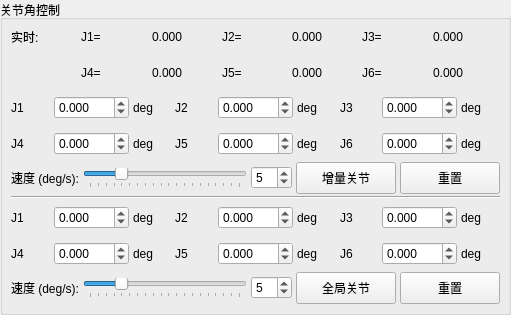
       <widget class="QGroupBox" name="robotJointGroup">
        <property name="geometry">
         <rect>
          <x>4</x>
          <y>378</y>
          <width>511</width>
          <height>315</height>
         </rect>
        </property>
        <property name="title">
         <string>关节角控制</string>
        </property>
        <layout class="QVBoxLayout" name="robotJointGroupLayout">
         <property name="spacing">
          <number>2</number>
         </property>
         <property name="leftMargin">
          <number>8</number>
         </property>
         <property name="topMargin">
          <number>0</number>
         </property>
         <property name="rightMargin">
          <number>8</number>
         </property>
         <property name="bottomMargin">
          <number>8</number>
         </property>
         <item>
          <layout class="QHBoxLayout" name="jointPoseRow_123">
           <property name="spacing">
            <number>3</number>
           </property>
           <item>
            <widget class="QLabel" name="jointCurrentTitle">
             <property name="text">
              <string>实时:</string>
             </property>
            </widget>
           </item>
           <item>
            <widget class="QLabel" name="jointLabel_J1_current">
             <property name="text">
              <string>J1=</string>
             </property>
            </widget>
           </item>
           <item>
            <widget class="QLabel" name="jointValue_J1">
             <property name="minimumSize">
              <size>
               <width>28</width>
               <height>0</height>
              </size>
             </property>
             <property name="text">
              <string>0.000</string>
             </property>
            </widget>
           </item>
           <item>
            <widget class="QLabel" name="jointLabel_J2_current">
             <property name="text">
              <string>J2=</string>
             </property>
            </widget>
           </item>
           <item>
            <widget class="QLabel" name="jointValue_J2">
             <property name="minimumSize">
              <size>
               <width>28</width>
               <height>0</height>
              </size>
             </property>
             <property name="text">
              <string>0.000</string>
             </property>
            </widget>
           </item>
           <item>
            <widget class="QLabel" name="jointLabel_J3_current">
             <property name="text">
              <string>J3=</string>
             </property>
            </widget>
           </item>
           <item>
            <widget class="QLabel" name="jointValue_J3">
             <property name="minimumSize">
              <size>
               <width>28</width>
               <height>0</height>
              </size>
             </property>
             <property name="text">
              <string>0.000</string>
             </property>
            </widget>
           </item>
          </layout>
         </item>
         <item>
          <layout class="QHBoxLayout" name="jointPoseRow_456">
           <property name="spacing">
            <number>3</number>
           </property>
           <item>
            <widget class="QLabel" name="jointCurrentTitleSpacer">
             <property name="minimumSize">
              <size>
               <width>32</width>
               <height>0</height>
              </size>
             </property>
             <property name="text">
              <string/>
             </property>
            </widget>
           </item>
           <item>
            <widget class="QLabel" name="jointLabel_J4_current">
             <property name="text">
              <string>J4=</string>
             </property>
            </widget>
           </item>
           <item>
            <widget class="QLabel" name="jointValue_J4">
             <property name="minimumSize">
              <size>
               <width>28</width>
               <height>0</height>
              </size>
             </property>
             <property name="text">
              <string>0.000</string>
             </property>
            </widget>
           </item>
           <item>
            <widget class="QLabel" name="jointLabel_J5_current">
             <property name="text">
              <string>J5=</string>
             </property>
            </widget>
           </item>
           <item>
            <widget class="QLabel" name="jointValue_J5">
             <property name="minimumSize">
              <size>
               <width>28</width>
               <height>0</height>
              </size>
             </property>
             <property name="text">
              <string>0.000</string>
             </property>
            </widget>
           </item>
           <item>
            <widget class="QLabel" name="jointLabel_J6_current">
             <property name="text">
              <string>J6=</string>
             </property>
            </widget>
           </item>
           <item>
            <widget class="QLabel" name="jointValue_J6">
             <property name="minimumSize">
              <size>
               <width>28</width>
               <height>0</height>
              </size>
             </property>
             <property name="text">
              <string>0.000</string>
             </property>
            </widget>
           </item>
          </layout>
         </item>
         <item>
          <layout class="QHBoxLayout" name="jointRow_123_zengliang">
           <property name="spacing">
            <number>4</number>
           </property>
           <item>
            <widget class="QLabel" name="jointLabel_J1_zengliang">
             <property name="text">
              <string>J1</string>
             </property>
            </widget>
           </item>
           <item>
            <widget class="QDoubleSpinBox" name="robotJointTargetJ1_zengliang">
             <property name="decimals">
              <number>3</number>
             </property>
             <property name="minimum">
              <double>-360.000000000000000</double>
             </property>
             <property name="maximum">
              <double>360.000000000000000</double>
             </property>
             <property name="singleStep">
              <double>0.100000000000000</double>
             </property>
            </widget>
           </item>
           <item>
            <widget class="QLabel" name="jointUnit_J1_zengliang">
             <property name="text">
              <string>deg</string>
             </property>
            </widget>
           </item>
           <item>
            <widget class="QLabel" name="jointLabel_J2_zengliang">
             <property name="text">
              <string>J2</string>
             </property>
            </widget>
           </item>
           <item>
            <widget class="QDoubleSpinBox" name="robotJointTargetJ2_zengliang">
             <property name="decimals">
              <number>3</number>
             </property>
             <property name="minimum">
              <double>-360.000000000000000</double>
             </property>
             <property name="maximum">
              <double>360.000000000000000</double>
             </property>
             <property name="singleStep">
              <double>0.100000000000000</double>
             </property>
            </widget>
           </item>
           <item>
            <widget class="QLabel" name="jointUnit_J2_zengliang">
             <property name="text">
              <string>deg</string>
             </property>
            </widget>
           </item>
           <item>
            <widget class="QLabel" name="jointLabel_J3_zengliang">
             <property name="text">
              <string>J3</string>
             </property>
            </widget>
           </item>
           <item>
            <widget class="QDoubleSpinBox" name="robotJointTargetJ3_zengliang">
             <property name="decimals">
              <number>3</number>
             </property>
             <property name="minimum">
              <double>-360.000000000000000</double>
             </property>
             <property name="maximum">
              <double>360.000000000000000</double>
             </property>
             <property name="singleStep">
              <double>0.100000000000000</double>
             </property>
            </widget>
           </item>
           <item>
            <widget class="QLabel" name="jointUnit_J3_zengliang">
             <property name="text">
              <string>deg</string>
             </property>
            </widget>
           </item>
          </layout>
         </item>
         <item>
          <layout class="QHBoxLayout" name="jointRow_456_zengliang">
           <property name="spacing">
            <number>4</number>
           </property>
           <item>
            <widget class="QLabel" name="jointLabel_J4_zengliang">
             <property name="text">
              <string>J4</string>
             </property>
            </widget>
           </item>
           <item>
            <widget class="QDoubleSpinBox" name="robotJointTargetJ4_zengliang">
             <property name="decimals">
              <number>3</number>
             </property>
             <property name="minimum">
              <double>-360.000000000000000</double>
             </property>
             <property name="maximum">
              <double>360.000000000000000</double>
             </property>
             <property name="singleStep">
              <double>0.100000000000000</double>
             </property>
            </widget>
           </item>
           <item>
            <widget class="QLabel" name="jointUnit_J4_zengliang">
             <property name="text">
              <string>deg</string>
             </property>
            </widget>
           </item>
           <item>
            <widget class="QLabel" name="jointLabel_J5_zengliang">
             <property name="text">
              <string>J5</string>
             </property>
            </widget>
           </item>
           <item>
            <widget class="QDoubleSpinBox" name="robotJointTargetJ5_zengliang">
             <property name="decimals">
              <number>3</number>
             </property>
             <property name="minimum">
              <double>-360.000000000000000</double>
             </property>
             <property name="maximum">
              <double>360.000000000000000</double>
             </property>
             <property name="singleStep">
              <double>0.100000000000000</double>
             </property>
            </widget>
           </item>
           <item>
            <widget class="QLabel" name="jointUnit_J5_zengliang">
             <property name="text">
              <string>deg</string>
             </property>
            </widget>
           </item>
           <item>
            <widget class="QLabel" name="jointLabel_J6_zengliang">
             <property name="text">
              <string>J6</string>
             </property>
            </widget>
           </item>
           <item>
            <widget class="QDoubleSpinBox" name="robotJointTargetJ6_zengliang">
             <property name="decimals">
              <number>3</number>
             </property>
             <property name="minimum">
              <double>-360.000000000000000</double>
             </property>
             <property name="maximum">
              <double>360.000000000000000</double>
             </property>
             <property name="singleStep">
              <double>0.100000000000000</double>
             </property>
            </widget>
           </item>
           <item>
            <widget class="QLabel" name="jointUnit_J6_zengliang">
             <property name="text">
              <string>deg</string>
             </property>
            </widget>
           </item>
          </layout>
         </item>
         <item>
          <layout class="QHBoxLayout" name="jointSpeedRow_zengliang">
           <property name="spacing"><number>4</number></property>
           <item>
            <widget class="QLabel" name="jointSpeedLabel_zengliang">
             <property name="text">
              <string>速度 (deg/s):</string>
             </property>
            </widget>
           </item>
           <item>
            <widget class="QSlider" name="robotJointSpeedSlider_zengliang">
             <property name="minimum">
              <number>1</number>
             </property>
             <property name="maximum">
              <number>20</number>
             </property>
             <property name="pageStep">
              <number>1</number>
             </property>
             <property name="value">
              <number>5</number>
             </property>
             <property name="orientation">
              <enum>Qt::Orientation::Horizontal</enum>
             </property>
             <property name="tickPosition">
              <enum>QSlider::TickPosition::TicksBelow</enum>
             </property>
             <property name="tickInterval">
              <number>1</number>
             </property>
            </widget>
           </item>
           <item>
            <widget class="QSpinBox" name="robotJointSpeedSpin_zengliang">
             <property name="minimum">
              <number>1</number>
             </property>
             <property name="maximum">
              <number>20</number>
             </property>
             <property name="value">
              <number>5</number>
             </property>
            </widget>
           </item>
           <item>
           <widget class="QPushButton" name="robotJointBtnPTP_zengliang">
            <property name="minimumSize">
             <size>
              <width>100</width>
               <height>32</height>
              </size>
             </property>
            <property name="maximumSize">
             <size>
              <width>100</width>
               <height>32</height>
              </size>
             </property>
            <property name="text">
             <string>增量关节</string>
            </property>
           </widget>
          </item>
          <item>
           <widget class="QPushButton" name="robotJointBtnReset_zengliang">
            <property name="minimumSize"><size><width>100</width><height>32</height></size></property>
            <property name="maximumSize"><size><width>100</width><height>32</height></size></property>
            <property name="text"><string>重置</string></property>
           </widget>
          </item>
         </layout>
         </item>
         <item>
          <widget class="QFrame" name="jointSectionLine">
           <property name="frameShape">
            <enum>QFrame::Shape::HLine</enum>
           </property>
           <property name="frameShadow">
            <enum>QFrame::Shadow::Sunken</enum>
           </property>
          </widget>
         </item>
         <item>
          <layout class="QHBoxLayout" name="jointRow_123_global">
           <property name="spacing">
            <number>4</number>
           </property>
           <item>
            <widget class="QLabel" name="jointLabel_J1_global">
             <property name="text">
              <string>J1</string>
             </property>
            </widget>
           </item>
           <item>
            <widget class="QDoubleSpinBox" name="robotJointTargetJ1_global">
             <property name="decimals">
              <number>3</number>
             </property>
             <property name="minimum">
              <double>-360.000000000000000</double>
             </property>
             <property name="maximum">
              <double>360.000000000000000</double>
             </property>
             <property name="singleStep">
              <double>0.100000000000000</double>
             </property>
            </widget>
           </item>
           <item>
            <widget class="QLabel" name="jointUnit_J1_global">
             <property name="text">
              <string>deg</string>
             </property>
            </widget>
           </item>
           <item>
            <widget class="QLabel" name="jointLabel_J2_global">
             <property name="text">
              <string>J2</string>
             </property>
            </widget>
           </item>
           <item>
            <widget class="QDoubleSpinBox" name="robotJointTargetJ2_global">
             <property name="decimals">
              <number>3</number>
             </property>
             <property name="minimum">
              <double>-360.000000000000000</double>
             </property>
             <property name="maximum">
              <double>360.000000000000000</double>
             </property>
             <property name="singleStep">
              <double>0.100000000000000</double>
             </property>
            </widget>
           </item>
           <item>
            <widget class="QLabel" name="jointUnit_J2_global">
             <property name="text">
              <string>deg</string>
             </property>
            </widget>
           </item>
           <item>
            <widget class="QLabel" name="jointLabel_J3_global">
             <property name="text">
              <string>J3</string>
             </property>
            </widget>
           </item>
           <item>
            <widget class="QDoubleSpinBox" name="robotJointTargetJ3_global">
             <property name="decimals">
              <number>3</number>
             </property>
             <property name="minimum">
              <double>-360.000000000000000</double>
             </property>
             <property name="maximum">
              <double>360.000000000000000</double>
             </property>
             <property name="singleStep">
              <double>0.100000000000000</double>
             </property>
            </widget>
           </item>
           <item>
            <widget class="QLabel" name="jointUnit_J3_global">
             <property name="text">
              <string>deg</string>
             </property>
            </widget>
           </item>
          </layout>
         </item>
         <item>
          <layout class="QHBoxLayout" name="jointRow_456_global">
           <property name="spacing">
            <number>4</number>
           </property>
           <item>
            <widget class="QLabel" name="jointLabel_J4_global">
             <property name="text">
              <string>J4</string>
             </property>
            </widget>
           </item>
           <item>
            <widget class="QDoubleSpinBox" name="robotJointTargetJ4_global">
             <property name="decimals">
              <number>3</number>
             </property>
             <property name="minimum">
              <double>-360.000000000000000</double>
             </property>
             <property name="maximum">
              <double>360.000000000000000</double>
             </property>
             <property name="singleStep">
              <double>0.100000000000000</double>
             </property>
            </widget>
           </item>
           <item>
            <widget class="QLabel" name="jointUnit_J4_global">
             <property name="text">
              <string>deg</string>
             </property>
            </widget>
           </item>
           <item>
            <widget class="QLabel" name="jointLabel_J5_global">
             <property name="text">
              <string>J5</string>
             </property>
            </widget>
           </item>
           <item>
            <widget class="QDoubleSpinBox" name="robotJointTargetJ5_global">
             <property name="decimals">
              <number>3</number>
             </property>
             <property name="minimum">
              <double>-360.000000000000000</double>
             </property>
             <property name="maximum">
              <double>360.000000000000000</double>
             </property>
             <property name="singleStep">
              <double>0.100000000000000</double>
             </property>
            </widget>
           </item>
           <item>
            <widget class="QLabel" name="jointUnit_J5_global">
             <property name="text">
              <string>deg</string>
             </property>
            </widget>
           </item>
           <item>
            <widget class="QLabel" name="jointLabel_J6_global">
             <property name="text">
              <string>J6</string>
             </property>
            </widget>
           </item>
           <item>
            <widget class="QDoubleSpinBox" name="robotJointTargetJ6_global">
             <property name="decimals">
              <number>3</number>
             </property>
             <property name="minimum">
              <double>-360.000000000000000</double>
             </property>
             <property name="maximum">
              <double>360.000000000000000</double>
             </property>
             <property name="singleStep">
              <double>0.100000000000000</double>
             </property>
            </widget>
           </item>
           <item>
            <widget class="QLabel" name="jointUnit_J6_global">
             <property name="text">
              <string>deg</string>
             </property>
            </widget>
           </item>
          </layout>
         </item>
         <item>
          <layout class="QHBoxLayout" name="jointSpeedRow_global">
           <property name="spacing"><number>4</number></property>
           <item>
            <widget class="QLabel" name="jointSpeedLabel_global">
             <property name="text">
              <string>速度 (deg/s):</string>
             </property>
            </widget>
           </item>
           <item>
            <widget class="QSlider" name="robotJointSpeedSlider_global">
             <property name="minimum">
              <number>1</number>
             </property>
             <property name="maximum">
              <number>20</number>
             </property>
             <property name="pageStep">
              <number>1</number>
             </property>
             <property name="value">
              <number>5</number>
             </property>
             <property name="orientation">
              <enum>Qt::Orientation::Horizontal</enum>
             </property>
             <property name="tickPosition">
              <enum>QSlider::TickPosition::TicksBelow</enum>
             </property>
             <property name="tickInterval">
              <number>1</number>
             </property>
            </widget>
           </item>
           <item>
            <widget class="QSpinBox" name="robotJointSpeedSpin_global">
             <property name="minimum">
              <number>1</number>
             </property>
             <property name="maximum">
              <number>20</number>
             </property>
             <property name="value">
              <number>5</number>
             </property>
            </widget>
           </item>
           <item>
           <widget class="QPushButton" name="robotJointBtnPTP_global">
            <property name="minimumSize">
             <size>
              <width>100</width>
               <height>32</height>
              </size>
             </property>
            <property name="maximumSize">
             <size>
              <width>100</width>
               <height>32</height>
              </size>
             </property>
            <property name="text">
             <string>全局关节</string>
            </property>
           </widget>
          </item>
          <item>
           <widget class="QPushButton" name="robotJointBtnReset_global">
            <property name="minimumSize"><size><width>100</width><height>32</height></size></property>
            <property name="maximumSize"><size><width>100</width><height>32</height></size></property>
            <property name="text"><string>重置</string></property>
           </widget>
          </item>
         </layout>
         </item>
        </layout>
       </widget>
